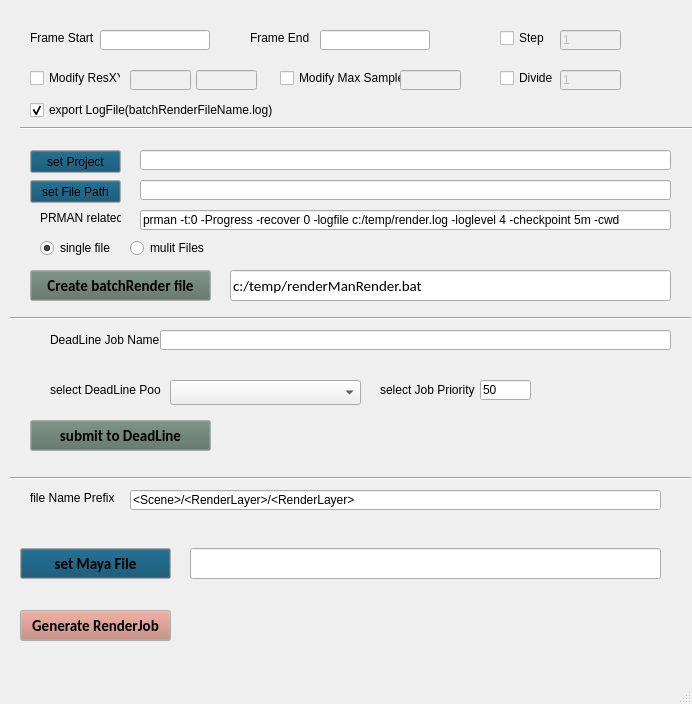
<?xml version="1.0" encoding="UTF-8"?>
<ui version="4.0">
 <class>MainWindow</class>
 <widget class="QMainWindow" name="MainWindow">
  <property name="geometry">
   <rect>
    <x>0</x>
    <y>0</y>
    <width>692</width>
    <height>704</height>
   </rect>
  </property>
  <property name="sizePolicy">
   <sizepolicy hsizetype="Fixed" vsizetype="Fixed">
    <horstretch>0</horstretch>
    <verstretch>0</verstretch>
   </sizepolicy>
  </property>
  <property name="windowTitle">
   <string>renderManBatchRender</string>
  </property>
  <widget class="QWidget" name="centralwidget">
   <widget class="QLabel" name="label">
    <property name="geometry">
     <rect>
      <x>30</x>
      <y>30</y>
      <width>101</width>
      <height>16</height>
     </rect>
    </property>
    <property name="text">
     <string>Frame Start</string>
    </property>
   </widget>
   <widget class="QLabel" name="label_2">
    <property name="geometry">
     <rect>
      <x>250</x>
      <y>30</y>
      <width>101</width>
      <height>16</height>
     </rect>
    </property>
    <property name="text">
     <string>Frame End</string>
    </property>
   </widget>
   <widget class="QLineEdit" name="lineEdit_frameStart">
    <property name="geometry">
     <rect>
      <x>100</x>
      <y>30</y>
      <width>110</width>
      <height>20</height>
     </rect>
    </property>
   </widget>
   <widget class="QLineEdit" name="lineEdit_frameEnd">
    <property name="geometry">
     <rect>
      <x>320</x>
      <y>30</y>
      <width>110</width>
      <height>20</height>
     </rect>
    </property>
   </widget>
   <widget class="QLineEdit" name="lineEdit_Project">
    <property name="geometry">
     <rect>
      <x>140</x>
      <y>150</y>
      <width>531</width>
      <height>20</height>
     </rect>
    </property>
   </widget>
   <widget class="QLineEdit" name="lineEdit_filePath">
    <property name="geometry">
     <rect>
      <x>140</x>
      <y>180</y>
      <width>531</width>
      <height>20</height>
     </rect>
    </property>
   </widget>
   <widget class="QPushButton" name="pushButton_createBatchCmd">
    <property name="geometry">
     <rect>
      <x>30</x>
      <y>270</y>
      <width>181</width>
      <height>31</height>
     </rect>
    </property>
    <property name="palette">
     <palette>
      <active>
       <colorrole role="Button">
        <brush brushstyle="SolidPattern">
         <color alpha="255">
          <red>90</red>
          <green>112</green>
          <blue>103</blue>
         </color>
        </brush>
       </colorrole>
      </active>
      <inactive>
       <colorrole role="Button">
        <brush brushstyle="SolidPattern">
         <color alpha="255">
          <red>90</red>
          <green>112</green>
          <blue>103</blue>
         </color>
        </brush>
       </colorrole>
      </inactive>
      <disabled>
       <colorrole role="Button">
        <brush brushstyle="SolidPattern">
         <color alpha="255">
          <red>90</red>
          <green>112</green>
          <blue>103</blue>
         </color>
        </brush>
       </colorrole>
      </disabled>
     </palette>
    </property>
    <property name="font">
     <font>
      <family>Calibri</family>
      <pointsize>11</pointsize>
      <weight>75</weight>
      <bold>true</bold>
     </font>
    </property>
    <property name="text">
     <string>Create batchRender file</string>
    </property>
   </widget>
   <widget class="QPushButton" name="pushButton_setProject">
    <property name="geometry">
     <rect>
      <x>30</x>
      <y>150</y>
      <width>91</width>
      <height>23</height>
     </rect>
    </property>
    <property name="palette">
     <palette>
      <active>
       <colorrole role="Button">
        <brush brushstyle="SolidPattern">
         <color alpha="255">
          <red>0</red>
          <green>71</green>
          <blue>104</blue>
         </color>
        </brush>
       </colorrole>
      </active>
      <inactive>
       <colorrole role="Button">
        <brush brushstyle="SolidPattern">
         <color alpha="255">
          <red>0</red>
          <green>71</green>
          <blue>104</blue>
         </color>
        </brush>
       </colorrole>
      </inactive>
      <disabled>
       <colorrole role="Button">
        <brush brushstyle="SolidPattern">
         <color alpha="255">
          <red>0</red>
          <green>71</green>
          <blue>104</blue>
         </color>
        </brush>
       </colorrole>
      </disabled>
     </palette>
    </property>
    <property name="text">
     <string>set Project</string>
    </property>
   </widget>
   <widget class="QPushButton" name="pushButton_setFilePath">
    <property name="geometry">
     <rect>
      <x>30</x>
      <y>180</y>
      <width>91</width>
      <height>23</height>
     </rect>
    </property>
    <property name="palette">
     <palette>
      <active>
       <colorrole role="Button">
        <brush brushstyle="SolidPattern">
         <color alpha="255">
          <red>0</red>
          <green>71</green>
          <blue>104</blue>
         </color>
        </brush>
       </colorrole>
      </active>
      <inactive>
       <colorrole role="Button">
        <brush brushstyle="SolidPattern">
         <color alpha="255">
          <red>0</red>
          <green>71</green>
          <blue>104</blue>
         </color>
        </brush>
       </colorrole>
      </inactive>
      <disabled>
       <colorrole role="Button">
        <brush brushstyle="SolidPattern">
         <color alpha="255">
          <red>0</red>
          <green>71</green>
          <blue>104</blue>
         </color>
        </brush>
       </colorrole>
      </disabled>
     </palette>
    </property>
    <property name="text">
     <string>set File Path</string>
    </property>
   </widget>
   <widget class="QLineEdit" name="lineEdit_filePath_renderCmd">
    <property name="geometry">
     <rect>
      <x>230</x>
      <y>270</y>
      <width>441</width>
      <height>31</height>
     </rect>
    </property>
    <property name="font">
     <font>
      <family>Calibri</family>
      <pointsize>11</pointsize>
     </font>
    </property>
    <property name="text">
     <string>c:/temp/renderManRender.bat</string>
    </property>
   </widget>
   <widget class="QLabel" name="label_3">
    <property name="geometry">
     <rect>
      <x>40</x>
      <y>210</y>
      <width>81</width>
      <height>16</height>
     </rect>
    </property>
    <property name="text">
     <string>PRMAN related</string>
    </property>
   </widget>
   <widget class="QLineEdit" name="lineEdit_prmanReleated">
    <property name="geometry">
     <rect>
      <x>140</x>
      <y>210</y>
      <width>531</width>
      <height>20</height>
     </rect>
    </property>
    <property name="text">
     <string>prman -t:0 -Progress -recover 0 -logfile c:/temp/render.log -loglevel 4 -checkpoint 5m -cwd </string>
    </property>
   </widget>
   <widget class="QLineEdit" name="lineEdit_resX">
    <property name="enabled">
     <bool>false</bool>
    </property>
    <property name="geometry">
     <rect>
      <x>130</x>
      <y>70</y>
      <width>61</width>
      <height>20</height>
     </rect>
    </property>
   </widget>
   <widget class="QLineEdit" name="lineEdit_resY">
    <property name="enabled">
     <bool>false</bool>
    </property>
    <property name="geometry">
     <rect>
      <x>196</x>
      <y>70</y>
      <width>61</width>
      <height>20</height>
     </rect>
    </property>
   </widget>
   <widget class="QLineEdit" name="lineEdit_modifyMaxSample">
    <property name="enabled">
     <bool>false</bool>
    </property>
    <property name="geometry">
     <rect>
      <x>400</x>
      <y>70</y>
      <width>61</width>
      <height>20</height>
     </rect>
    </property>
   </widget>
   <widget class="QCheckBox" name="checkBox_exportLog">
    <property name="geometry">
     <rect>
      <x>30</x>
      <y>102</y>
      <width>281</width>
      <height>16</height>
     </rect>
    </property>
    <property name="text">
     <string>export LogFile(batchRenderFileName.log)</string>
    </property>
    <property name="checked">
     <bool>true</bool>
    </property>
   </widget>
   <widget class="QCheckBox" name="checkBox_modifyRESXY">
    <property name="geometry">
     <rect>
      <x>30</x>
      <y>70</y>
      <width>91</width>
      <height>16</height>
     </rect>
    </property>
    <property name="text">
     <string>Modify ResXY</string>
    </property>
   </widget>
   <widget class="QCheckBox" name="checkBox_modifyMaxSample">
    <property name="geometry">
     <rect>
      <x>280</x>
      <y>70</y>
      <width>121</width>
      <height>16</height>
     </rect>
    </property>
    <property name="text">
     <string>Modify Max Sample</string>
    </property>
   </widget>
   <widget class="Line" name="line">
    <property name="geometry">
     <rect>
      <x>20</x>
      <y>120</y>
      <width>681</width>
      <height>16</height>
     </rect>
    </property>
    <property name="orientation">
     <enum>Qt::Horizontal</enum>
    </property>
   </widget>
   <widget class="Line" name="line_2">
    <property name="geometry">
     <rect>
      <x>10</x>
      <y>470</y>
      <width>681</width>
      <height>16</height>
     </rect>
    </property>
    <property name="orientation">
     <enum>Qt::Horizontal</enum>
    </property>
   </widget>
   <widget class="QLineEdit" name="lineEdit_MayaFile">
    <property name="geometry">
     <rect>
      <x>190</x>
      <y>548</y>
      <width>471</width>
      <height>31</height>
     </rect>
    </property>
   </widget>
   <widget class="QPushButton" name="pushButton_setMayaFile">
    <property name="geometry">
     <rect>
      <x>20</x>
      <y>548</y>
      <width>151</width>
      <height>31</height>
     </rect>
    </property>
    <property name="palette">
     <palette>
      <active>
       <colorrole role="Button">
        <brush brushstyle="SolidPattern">
         <color alpha="255">
          <red>0</red>
          <green>71</green>
          <blue>104</blue>
         </color>
        </brush>
       </colorrole>
      </active>
      <inactive>
       <colorrole role="Button">
        <brush brushstyle="SolidPattern">
         <color alpha="255">
          <red>0</red>
          <green>71</green>
          <blue>104</blue>
         </color>
        </brush>
       </colorrole>
      </inactive>
      <disabled>
       <colorrole role="Button">
        <brush brushstyle="SolidPattern">
         <color alpha="255">
          <red>0</red>
          <green>71</green>
          <blue>104</blue>
         </color>
        </brush>
       </colorrole>
      </disabled>
     </palette>
    </property>
    <property name="font">
     <font>
      <family>Calibri</family>
      <pointsize>11</pointsize>
      <weight>75</weight>
      <bold>true</bold>
     </font>
    </property>
    <property name="text">
     <string>set Maya File</string>
    </property>
   </widget>
   <widget class="QCheckBox" name="checkBox_frameStep">
    <property name="geometry">
     <rect>
      <x>500</x>
      <y>30</y>
      <width>51</width>
      <height>16</height>
     </rect>
    </property>
    <property name="text">
     <string>Step</string>
    </property>
   </widget>
   <widget class="QLineEdit" name="lineEdit_frameStep">
    <property name="enabled">
     <bool>false</bool>
    </property>
    <property name="geometry">
     <rect>
      <x>560</x>
      <y>30</y>
      <width>61</width>
      <height>20</height>
     </rect>
    </property>
    <property name="text">
     <string>1</string>
    </property>
   </widget>
   <widget class="QPushButton" name="pushButton_genRenderJob">
    <property name="geometry">
     <rect>
      <x>20</x>
      <y>610</y>
      <width>151</width>
      <height>31</height>
     </rect>
    </property>
    <property name="palette">
     <palette>
      <active>
       <colorrole role="Button">
        <brush brushstyle="SolidPattern">
         <color alpha="255">
          <red>193</red>
          <green>125</green>
          <blue>113</blue>
         </color>
        </brush>
       </colorrole>
      </active>
      <inactive>
       <colorrole role="Button">
        <brush brushstyle="SolidPattern">
         <color alpha="255">
          <red>193</red>
          <green>125</green>
          <blue>113</blue>
         </color>
        </brush>
       </colorrole>
      </inactive>
      <disabled>
       <colorrole role="Button">
        <brush brushstyle="SolidPattern">
         <color alpha="255">
          <red>193</red>
          <green>125</green>
          <blue>113</blue>
         </color>
        </brush>
       </colorrole>
      </disabled>
     </palette>
    </property>
    <property name="font">
     <font>
      <family>Calibri</family>
      <pointsize>11</pointsize>
      <weight>75</weight>
      <bold>true</bold>
     </font>
    </property>
    <property name="text">
     <string>Generate RenderJob</string>
    </property>
   </widget>
   <widget class="QLabel" name="label_4">
    <property name="geometry">
     <rect>
      <x>30</x>
      <y>490</y>
      <width>91</width>
      <height>16</height>
     </rect>
    </property>
    <property name="text">
     <string>file Name Prefix</string>
    </property>
   </widget>
   <widget class="QLineEdit" name="lineEdit_fileNamePrefix">
    <property name="geometry">
     <rect>
      <x>130</x>
      <y>490</y>
      <width>531</width>
      <height>20</height>
     </rect>
    </property>
    <property name="text">
     <string>&lt;Scene&gt;/&lt;RenderLayer&gt;/&lt;RenderLayer&gt;</string>
    </property>
   </widget>
   <widget class="QCheckBox" name="checkBox_divide">
    <property name="geometry">
     <rect>
      <x>500</x>
      <y>70</y>
      <width>71</width>
      <height>16</height>
     </rect>
    </property>
    <property name="text">
     <string>Divide</string>
    </property>
   </widget>
   <widget class="QLineEdit" name="lineEdit_divide">
    <property name="enabled">
     <bool>false</bool>
    </property>
    <property name="geometry">
     <rect>
      <x>560</x>
      <y>70</y>
      <width>61</width>
      <height>20</height>
     </rect>
    </property>
    <property name="text">
     <string>1</string>
    </property>
   </widget>
   <widget class="QRadioButton" name="radioButton_single">
    <property name="geometry">
     <rect>
      <x>40</x>
      <y>240</y>
      <width>81</width>
      <height>16</height>
     </rect>
    </property>
    <property name="text">
     <string>single file</string>
    </property>
    <property name="checked">
     <bool>true</bool>
    </property>
   </widget>
   <widget class="QRadioButton" name="radioButton_multifiles">
    <property name="geometry">
     <rect>
      <x>130</x>
      <y>240</y>
      <width>91</width>
      <height>16</height>
     </rect>
    </property>
    <property name="text">
     <string>mulit Files</string>
    </property>
   </widget>
   <widget class="QPushButton" name="pushButton_submitDeadLine">
    <property name="geometry">
     <rect>
      <x>30</x>
      <y>420</y>
      <width>181</width>
      <height>31</height>
     </rect>
    </property>
    <property name="palette">
     <palette>
      <active>
       <colorrole role="Button">
        <brush brushstyle="SolidPattern">
         <color alpha="255">
          <red>90</red>
          <green>112</green>
          <blue>103</blue>
         </color>
        </brush>
       </colorrole>
      </active>
      <inactive>
       <colorrole role="Button">
        <brush brushstyle="SolidPattern">
         <color alpha="255">
          <red>90</red>
          <green>112</green>
          <blue>103</blue>
         </color>
        </brush>
       </colorrole>
      </inactive>
      <disabled>
       <colorrole role="Button">
        <brush brushstyle="SolidPattern">
         <color alpha="255">
          <red>90</red>
          <green>112</green>
          <blue>103</blue>
         </color>
        </brush>
       </colorrole>
      </disabled>
     </palette>
    </property>
    <property name="font">
     <font>
      <family>Calibri</family>
      <pointsize>11</pointsize>
      <weight>75</weight>
      <bold>true</bold>
     </font>
    </property>
    <property name="text">
     <string>submit to DeadLine</string>
    </property>
   </widget>
   <widget class="QComboBox" name="comboBox_deadPool">
    <property name="geometry">
     <rect>
      <x>170</x>
      <y>380</y>
      <width>191</width>
      <height>25</height>
     </rect>
    </property>
   </widget>
   <widget class="QLabel" name="label_5">
    <property name="geometry">
     <rect>
      <x>50</x>
      <y>380</y>
      <width>111</width>
      <height>20</height>
     </rect>
    </property>
    <property name="text">
     <string>select DeadLine Pool</string>
    </property>
   </widget>
   <widget class="Line" name="line_3">
    <property name="geometry">
     <rect>
      <x>10</x>
      <y>310</y>
      <width>681</width>
      <height>16</height>
     </rect>
    </property>
    <property name="orientation">
     <enum>Qt::Horizontal</enum>
    </property>
   </widget>
   <widget class="QLabel" name="label_6">
    <property name="geometry">
     <rect>
      <x>50</x>
      <y>330</y>
      <width>111</width>
      <height>20</height>
     </rect>
    </property>
    <property name="text">
     <string>DeadLine Job Name:</string>
    </property>
   </widget>
   <widget class="QLineEdit" name="lineEdit_deadLineJobName">
    <property name="geometry">
     <rect>
      <x>160</x>
      <y>330</y>
      <width>511</width>
      <height>20</height>
     </rect>
    </property>
   </widget>
   <widget class="QLabel" name="label_7">
    <property name="geometry">
     <rect>
      <x>380</x>
      <y>380</y>
      <width>111</width>
      <height>20</height>
     </rect>
    </property>
    <property name="text">
     <string>select Job Priority</string>
    </property>
   </widget>
   <widget class="QLineEdit" name="lineEdit_deadLineJobpriority">
    <property name="geometry">
     <rect>
      <x>480</x>
      <y>380</y>
      <width>51</width>
      <height>20</height>
     </rect>
    </property>
    <property name="text">
     <string>50</string>
    </property>
   </widget>
  </widget>
  <widget class="QMenuBar" name="menubar">
   <property name="geometry">
    <rect>
     <x>0</x>
     <y>0</y>
     <width>692</width>
     <height>21</height>
    </rect>
   </property>
  </widget>
  <widget class="QStatusBar" name="statusbar"/>
 </widget>
 <resources/>
 <connections/>
</ui>
